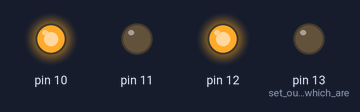
Recording of a sketch running on a simulated Arduino Uno, built with avr-gcc and run on an emulated ATmega328P. Parts: output pins drawn as LEDs (lit = HIGH).

Above: at 0.1 s.
Timing chart, 0 to 1.6 s (numbered marks = the images above):
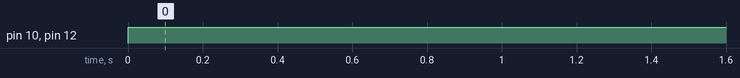

The sketch:

no_speed_control.ino
```cpp
// C++ code
//
//NOTE: I have switched wires of motor2 so that one motor rotates
//opposite the other due to that the robot wheels move symmetrically
//after running PUSHBUTTON

int x=0;  // set x=1, y=0 to move the robot forward
int y=1;  // or set x=0, y=1 to move the robot backward
         // or both zeros or ones to stop the robot

void setup()
{
  pinMode(13, OUTPUT); // set output pins which are 13,12,11,10
  pinMode(12, OUTPUT);
  pinMode(11, OUTPUT);
  pinMode(10, OUTPUT);

}

void loop()
{
  digitalWrite(13, x); // set input signals as high or low
  digitalWrite(12, y);
  digitalWrite(11, x);
  digitalWrite(10, y);
}
```

Measured:
- by itself, pin 10, pin 12: LOW → HIGH at 0.00 s
